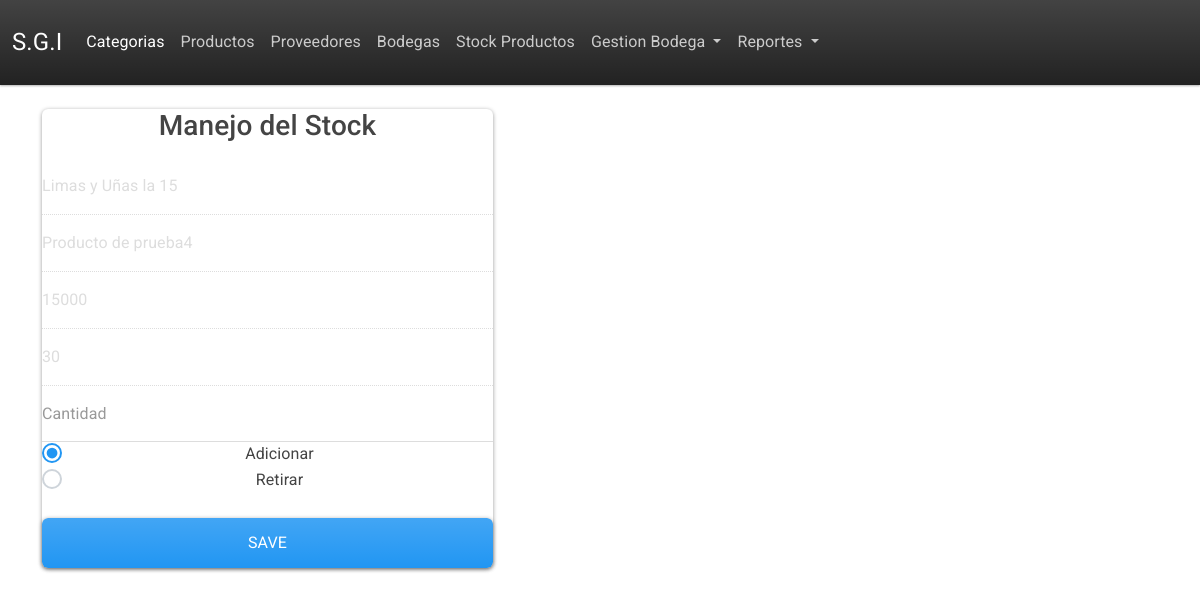
Screenshot of /edit_stok/26 with the database file from the repository.
### tables this page shows
CREATE TABLE "proveedores"(
                id_proveedor INTEGER PRIMARY KEY AUTOINCREMENT,
                nombre TEXT NOT NULL,
                direccion TEXT NOT NULL,
                telefono TEXT NOT NULL,
                fecha_creacion TIMESTAMP DEFAULT CURRENT_TIMESTAMP
                );

CREATE TABLE productos(
                id_producto INTEGER PRIMARY KEY AUTOINCREMENT,
                nombre TEXT NOT NULL,
                descripcion TEXT NOT NULL,
                stock INTEGER NOT NULL,
                fecha_creacion TIMESTAMP DEFAULT CURRENT_TIMESTAMP,
                id_categoria INTEGER NOT NULL,
                foreign key(id_categoria) references categorias(id_categoria)
                );

CREATE TABLE "proveedor_producto"(
                id INTEGER PRIMARY KEY AUTOINCREMENT,
                id_proveedor INTEGER NOT NULL,
                id_producto INTEGER NOT NULL,
                precio INTEGER NOT NULL,
                fecha TIMESTAMP DEFAULT CURRENT_TIMESTAMP, cantidad NUMBER NOT NULL,
                foreign key(id_proveedor) references "proveedores"(id_proveedor),
                foreign key(id_producto) references productos(id_producto)
                );

### app.py (the view)
@app.route('/edit_stok/<id>')
def edit_stock(id):
    data = stk.buscar_stock(id)
    return render_template('manejo_stock.html',dato=data[0])

### app.py (called while the page is built)
@app.teardown_appcontext
def close_connection(exception):
    db = getattr(g, '_database', None)
    if db is not None:
        db.close()

### stock.py (called while the page is built)
    def buscar_stock(self,id):
        self.cursor.execute("""
            SELECT pp.id,p.id_producto,p.nombre,pr.id_proveedor,pr.nombre,pp.precio,pp.cantidad,pp.fecha FROM productos p, proveedores pr  INNER JOIN proveedor_producto pp ON pp.id_proveedor = pr.id_proveedor AND pp.id_producto = p.id_producto WHERE pp.id = ?
        """,(id,))
        self.data = self.cursor.fetchall()
        return self.data

### templates/manejo_stock.html (shortened to what this page needs)
{% extends 'base.html'%}
{% block contenido %}
<div class="row">
  <div class="col-md-5">
    <div class="card body">
      <h3 class="mb-3">Manejo del Stock</h3>
      <form action="/update_stock/{{dato.0}}", method="POST">
        <div class="form-group">
          <input type="text" name="proveedor" class="form-control" value="{{dato.4}}" disabled>
        </div>
        <div class="form-group">
          <input type="text" name="producto" class="form-control" value="{{dato.2}}" disabled>
        </div>
        <div class="form-group">
          <input type="number" name="precio"  class="form-control" value="{{dato.5}}" disabled>
        </div>
        <div class="form-group">
          <input type="number" name="stock"  class="form-control" value="{{dato.6}}" disabled>
        </div>
        <div class="form-group">
          <input type="number" name="cantidad" placeholder="Cantidad"  class="form-control" required>
        </div>
        <div class="form-check">
          <input class="form-check-input" type="radio" name="tipo_operacion" id="flexRadioDefault1" value="sumar" checked>
          <label class="form-check-label" for="flexRadioDefault1">
            Adicionar
          </label>
        </div>
        <div class="form-check">
          <input class="form-check-input" type="radio" name="tipo_operacion" id="flexRadioDefault2" value="restar" >
          <label class="form-check-label" for="flexRadioDefault2">
            Retirar
          </label>
        </div>
        <div class="form-group">
          <button type="submit" class="form-control btn btn-primary mt-4">Save</button>
        </div>
      </form>
    </div>
  </div>
</div>
{%endblock%}

### rows the page displays
proveedores: proveedor "Limas y Uñas la 15"
productos: producto "Producto de prueba4"
proveedor_producto: precio "15000", stock "30"
